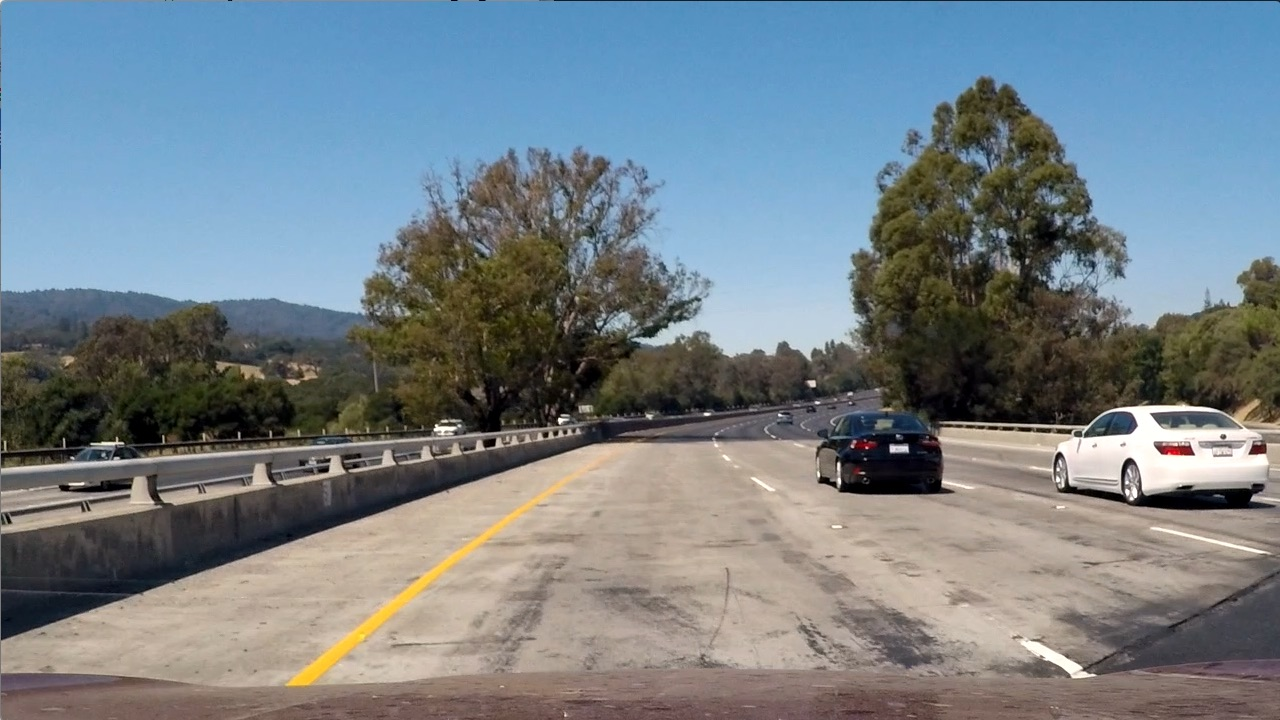
#> input picture test_images/test1.jpg, 1280 x 720 px; its folder holds only this picture in this run
$ python scratch.py   (older library calls are emulated)
#> lines starting #> are read from the running program, lines starting #| are printed output that depends on the picture; after the words box and inside, x2 and y2 are one past the last pixel; in counts of white or black regions, pixels touching at a corner belong together
### find_lanes.py
'''
Created on Jan 18, 2017

@author: jim
'''
import cv2
import matplotlib.pyplot as plt
import numpy as np
import pickle
from datetime import datetime
from collections import deque


class Undistorter():
    '''
    A class that undistorts images based on a file
    containing the distortion matrices.
    '''

    def __init__(self, pickle_file):
#> called with pickle_file = 'camera_cal/distortion_pickle.p'
        dist_pickle = pickle.load(open(pickle_file, 'rb'))
#> (reads camera_cal/distortion_pickle.p from the repository)

        self.mtx = dist_pickle['mtx']
        self.dist = dist_pickle['dist']
        self.image_shape = (1280,720)

    def undistort(self, image):
        return cv2.undistort(image, self.mtx, self.dist, None, self.mtx)

class PerspectiveTransformer():
    '''
    A class that calculates a perspective transform matrix and
    inverse matrix. Methods are available to applie both the transform
    and inverse transforms.
    '''

    def __init__(self, src, dest, image_size = (1280,720)):
        self.M = cv2.getPerspectiveTransform(src, dest)
        self.Minv = cv2.getPerspectiveTransform(dest,src)
        self.image_size = image_size

    def transform(self, img):
        return cv2.warpPerspective(img, self.M, self.image_size, flags=cv2.INTER_LINEAR)

    def transformInverse(self, img):
        return cv2.warpPerspective(img, self.Minv, self.image_size, flags=cv2.INTER_LINEAR)

class Timer():
    # [19 lines left out: functions __init__, lap, scale, not called in this run]


def imread(file):
#> called with file = 'test_images/test1.jpg'
    return cv2.cvtColor(cv2.imread(file), cv2.COLOR_BGR2RGB)

def imwrite(file, img):
    cv2.imwrite(file,cv2.cvtColor(img, cv2.COLOR_RGB2BGR))

# [19 lines left out: functions gradient, gradient_magnitude, gradient_direction, not called in this run]

def mask(img,mask_range=(0,255)):
    sxbinary = np.zeros_like(img)
    sxbinary[(img >= mask_range[0]) & (img <= mask_range[1])] = 1
    return sxbinary

def gradient_thresh(gray, orient='x', ksize=3, mask_range=(0,255)):
    return mask(np.uint8(scale(gradient(gray, orient, ksize))), mask_range)

def gradient_mag_thresh(gray, ksize=3, mask_range=(0,255)):
    return mask(np.uint8(scale(gradient_magnitude(gray, ksize))),mask_range)

def gradient_dir_thresh(gray, ksize=3, mask_range=(0,255)):
    return mask(gradient_direction(gray, ksize),mask_range)

def plot_images(imgs):
    '''
    A utility that plots a collection of images in a matrix.
    '''
    cols = int(np.ceil(np.sqrt(len(imgs))))
    rows = int(len(imgs)/cols)
    if len(imgs) % cols > 0:
        rows += 1

    indexer = lambda r,c: r*cols+c
    f, axes = plt.subplots(rows, cols, figsize=(20,10))
    for r in range(rows):
        for c in range(cols):
            idx = indexer(r,c)
            if idx < len(imgs):
                image = imgs[idx][1]
                title = imgs[idx][0]
                if rows == 1:
                    axis = axes[c]
                else:
                    axis = axes[r,c]
                axis.set_title(title)
                if len(image.shape)>2:
                    axis.imshow(image)
                else:
                    axis.imshow(image, cmap='gray')

# [63 lines left out: functions plot_images_2d, step_prob, max_window, not called in this run]

def rgb2hls(img):
    hls = cv2.cvtColor(img, cv2.COLOR_RGB2HLS)
    return hls, hls[:,:,0], hls[:,:,1], hls[:,:,2]

def rgb2hsv(img):
    hsv = cv2.cvtColor(img, cv2.COLOR_RGB2HSV)
    return hsv, hsv[:,:,0], hsv[:,:,1], hsv[:,:,2]

def rgb2lab(img):
    hls = cv2.cvtColor(img, cv2.COLOR_RGB2LAB)
    return hls, hls[:,:,0], hls[:,:,1], hls[:,:,2]

def filter_image(rgb):
    '''
    Filter an image to identify lane pixels.
    Include the histogram-equalized value of the following:
    rgb r band
    hsv v band
    lab l band
    '''
#     gray = cv2.cvtColor(rgb, cv2.COLOR_RGB2GRAY)
#     grdmag = cv2.equalizeHist(scale(gradient(gray, orient='x', ksize=7)))
#     grdmask = mask(grdmag,(252,255))

    r = rgb[:,:,0]
    req = cv2.equalizeHist(r)
    rmask = mask(req, (252, 255))
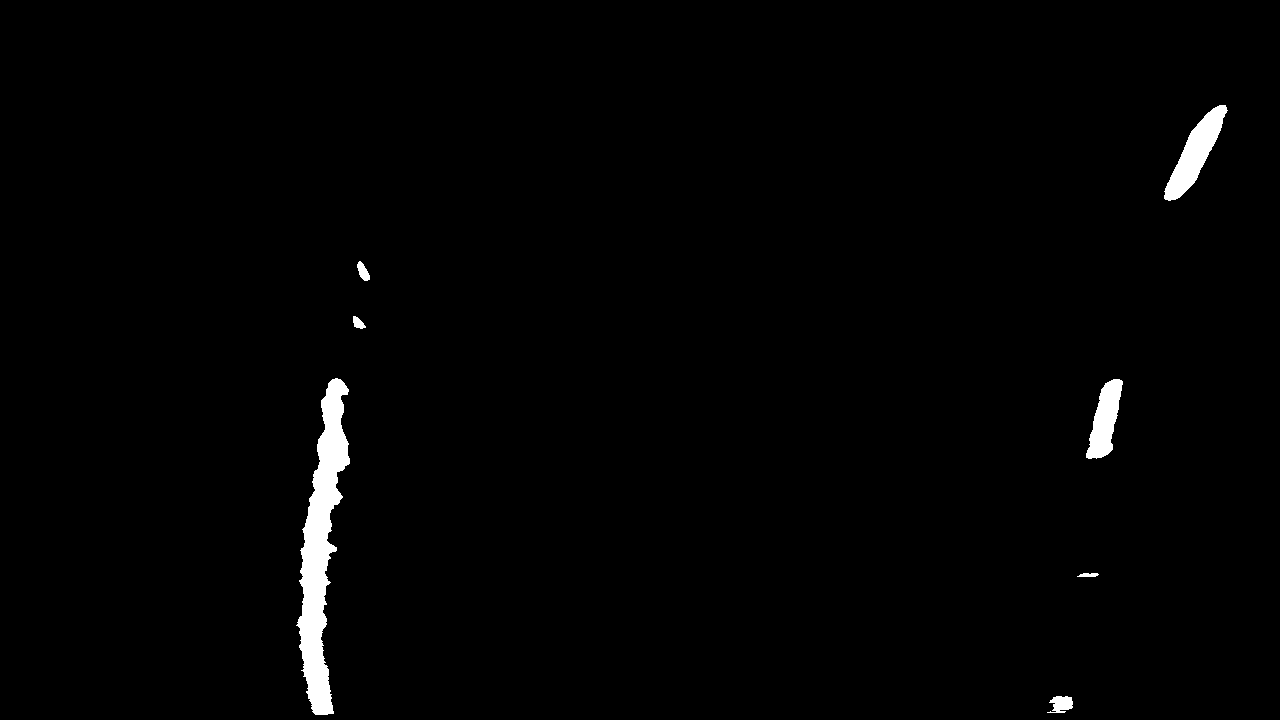
#> rmask: shape (720, 1280); values 0 (black) and 1 (white), 1.4% white; 7 white regions, largest, box (x1, y1, x2, y2) and area: (296, 378, 350, 715) 8138, (1164, 105, 1228, 201) 2322, (1086, 379, 1123, 459) 1664

    _,_,_,v = rgb2hsv(rgb)
#> in rgb2hsv, `hsv = cv2.cvtColor(img, cv2.COLOR_RGB2HSV)`: hsv: shape (720, 1280, 3); mean H, S, V 15.3, 47.2, 189.9
    veq = cv2.equalizeHist(v)
    vmask = mask(veq, (252, 255))

    _,l,_,b = rgb2lab(rgb)
#> in rgb2lab, `hls = cv2.cvtColor(img, cv2.COLOR_RGB2LAB)`: hls: shape (720, 1280, 3); mean of channels 0, 1, 2 181.9, 131.5, 139.4
    leq = cv2.equalizeHist(l)
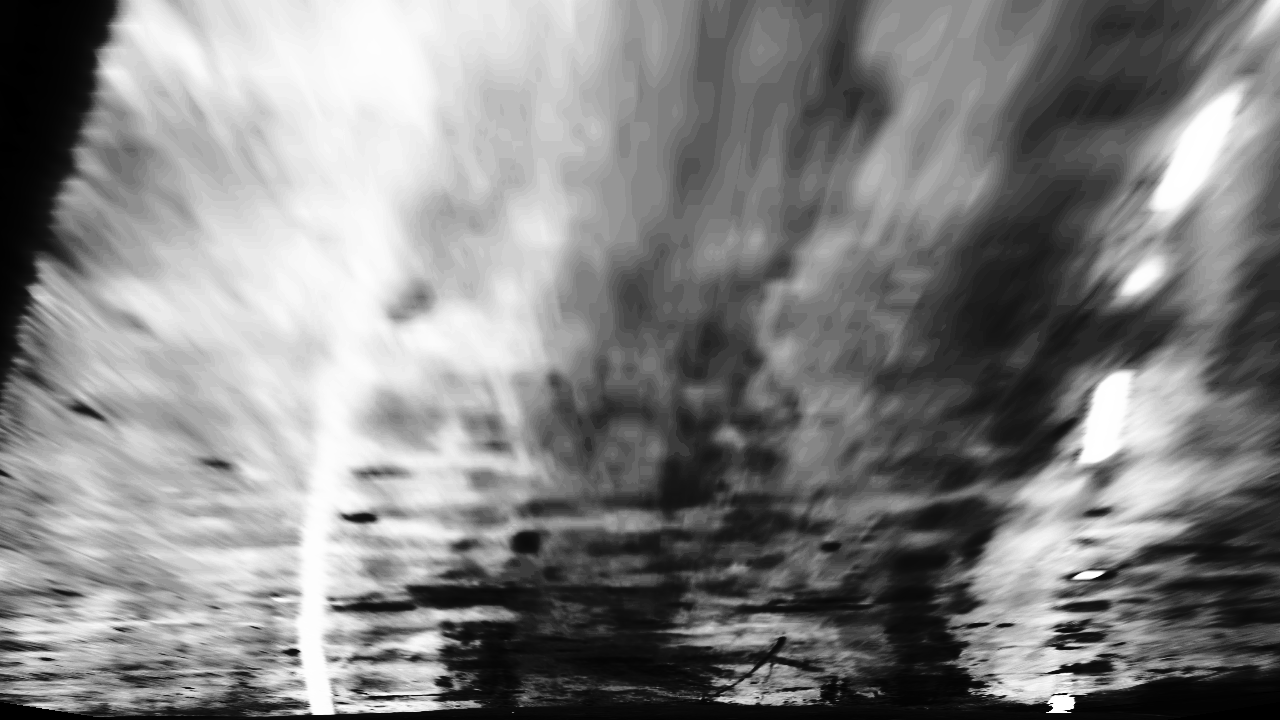
#> leq: shape (720, 1280); min 0, max 255, mean 130.1
    lmask = mask(leq, (252, 255))
#> lmask: shape (720, 1280); values 0 (black) and 1 (white), 1.6% white; 25 white regions (15 under 20 px), largest, box (x1, y1, x2, y2) and area: (298, 441, 340, 715) 4247, (1158, 97, 1234, 207) 3440, (353, 7, 413, 101) 3117
    beq = cv2.equalizeHist(b)
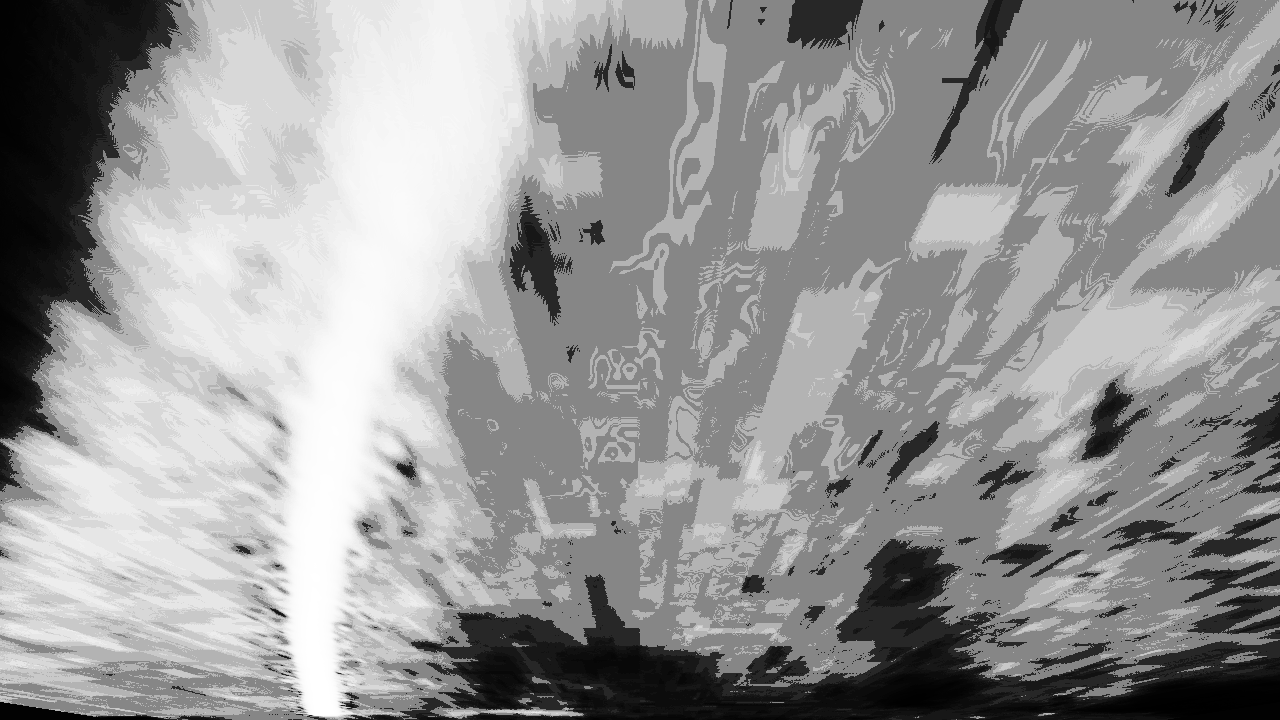
#> beq: shape (720, 1280); min 0, max 255, mean 151.9
    bmask = mask(beq, (252, 255))
#> bmask: shape (720, 1280); values 0 (black) and 1 (white), 1.4% white; 1 white region, box (x1, y1, x2, y2) and area: (295, 351, 361, 716) 12876

    comb = np.zeros_like(r)
    comb[(rmask==1)|(vmask==1)|(lmask==1)|(bmask==1)] = 1
    return comb

# [43 lines left out: functions find_lane, find_lane_fit, not called in this run]

class Lane(object):
    '''
    A lane object composed of 2 lane lines. The lane object is responsible
    for:

    Accepting a binary lane line image, identifying the lane lines,
    fitting a polynomial line to them and doing sanity checks to ensure
    the lane lines are correct.

    It also generates an overlay image in the original perspective that can
    be combined with the undistorted image.
    '''
    def __init__(self, per_trans):
        # the size of the suppored image
        self.image_size = (1280,720)
        # y values used for generating lines
        self.ys = np.array(range(720))*1.
        # the perspective transform object
        self.per_trans = per_trans
        # list of recent fits for the left lane line
        self.fit_lefts = deque(maxlen=3)
        #list of recent fits for the right lane line
        self.fit_rights = deque(maxlen=3)
        # the current number of consecutive bad frames
        self.bad = 0
        # the maximum number of consecutive bad frames
        self.max_bad = 0
        # the total number of bad frames
        self.total_bad = 0
        # the current best guess of where the left lane line is
        self.left_start = None
        # the current best guess of where the right lane line is
        self.right_start = None
        # m/pixel in the y axis
        self.ym_per_pix = 30/720
        # m/pixel in the x axis
        self.xm_per_pix = 3.7/700

        self.position = 0
        self.diffs = None
        self.curvatures = None

    # [17 lines left out: function fit_lane, not called in this run]

    def curvature(self, val, fit):
        return ((1 + (2*fit[0]*val + fit[1])**2)**1.5) /np.absolute(2*fit[0])

    # [187 lines left out: functions add_fit, get_current_fit, get_average_fit, process_lanes, __genxs, generate_overlay and 2 more, not called in this run]

# [28 lines that do not run on import are left out]

### scratch.py
'''
Created on Jan 21, 2017

@author: jim
'''
import glob
from find_lanes import imread, plot_images_2d, Undistorter,\
    PerspectiveTransformer, gradient_thresh, gradient_dir_thresh,\
    gradient_mag_thresh, mask, plot_images, gradient, gradient_magnitude, scale,\
    rgb2hls, process_image, step_prob, max_window, Timer, find_lane,\
    rgb2hsv, rgb2lab, Lane, filter_image
import cv2
import matplotlib.pyplot as plt
import numpy as np
from cv2 import imwrite, equalizeHist
from scipy.special.basic import comb


src = np.float32(
    [[100,720],
     [585,450],
     [695,450],
     [1180,720]]
    )
dest = np.float32(
    [[200,720],
     [200,0],
     [1080,0],
     [1080,720]]
    )


# [147 lines left out: functions combine1, combine2, combine3, lanes_rsvl, plot_rsvl, plot_colorspaces and 2 more, not called in this run]

def gen_data(fit, y):
    return fit[0]*y**2+fit[1]*y+fit[2]

# [10 lines left out: function display_image_with_fits, not called in this run]

if __name__ == '__main__':
    undistorter = Undistorter('camera_cal/distortion_pickle.p')
    per_trans = PerspectiveTransformer(src, dest, (1280,720))
    lane = Lane(per_trans)
    image_names = glob.glob('test_images/test*.jpg')
#     image_names = ['test_images/straight_lines1.jpg','test_images/straight_lines2.jpg']
#     image_names = ['test_images/test2.jpg']

    for image_name in image_names:
        img = imread(image_name)
        img_und = undistorter.undistort(img)

#         plotter = plot_colorspaces
        plotter = plot_rsvl
#         plotter = plot_lab
        plotter = plot_grayscale
#         plotter(img_und, image_name)

        img_pt = per_trans.transform(img_und)
        img_lns = filter_image(img_pt)
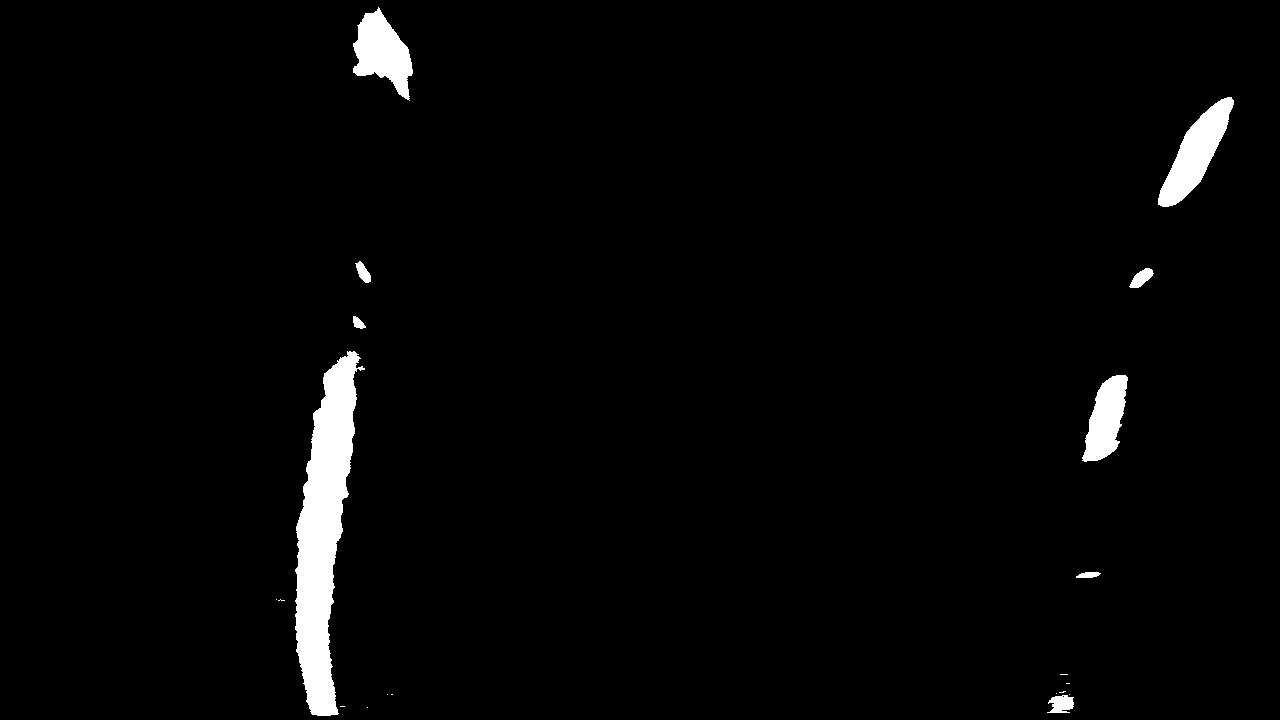
#> img_lns: shape (720, 1280); values 0 (black) and 1 (white), 2.5% white; 20 white regions (11 under 20 px), largest, box (x1, y1, x2, y2) and area: (295, 351, 365, 716) 12922, (1158, 97, 1234, 207) 3440, (353, 7, 413, 101) 3117
        plot_images([("pic",img_und),("pt lane",img_lns)])
        plt.show()

        if False:
            timer = Timer()
            lf, rf = lane.get_current_fit()
            if lf != None:
                display_image_with_fits(img_lns, lf, rf)

            lane.process_lanes(img_lns)

            plt.show()

# [38 lines of commented-out code are left out]
